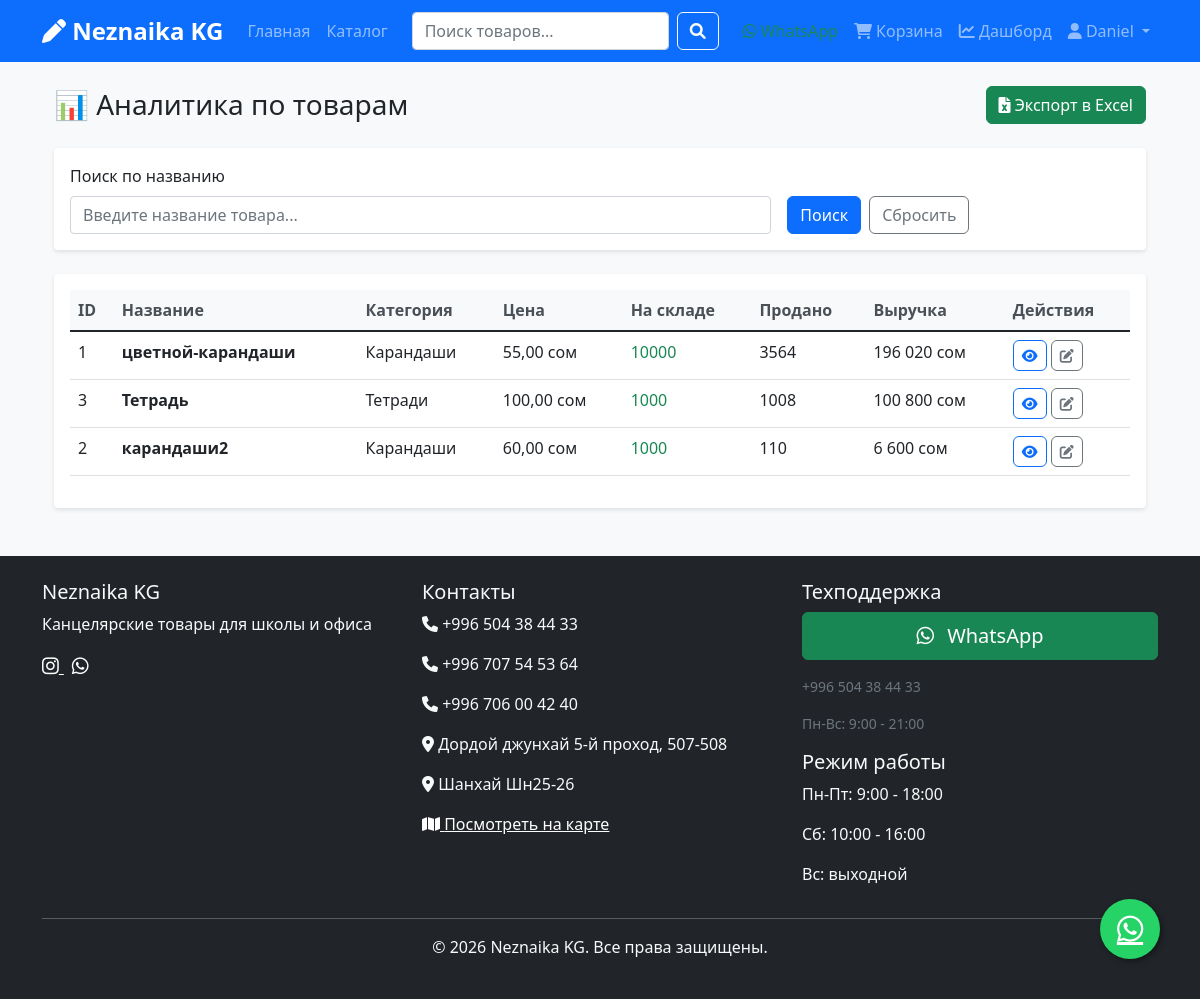
The app's page /dashboard/products/ (signed in) with its own data.
### shop/models.py (models this page shows, shortened)
class Product(models.Model):
    name = models.CharField(max_length=200, verbose_name="Название товара")
    slug = models.SlugField(max_length=200, unique=True, verbose_name="URL")
    description = models.TextField(verbose_name="Описание")
    price = models.DecimalField(max_digits=10, decimal_places=2, verbose_name="Цена")
    stock = models.PositiveIntegerField(default=0, verbose_name="Количество на складе")
    available = models.BooleanField(default=True, verbose_name="Доступен")
    category = models.ForeignKey(Category, on_delete=models.CASCADE, verbose_name="Категория")
    image = models.ImageField(upload_to='products/', blank=True, verbose_name="Изображение")
    image_data = models.TextField(blank=True, null=True, verbose_name="Изображение в Base64")
    created_at = models.DateTimeField(auto_now_add=True, verbose_name="Дата создания")
    updated_at = models.DateTimeField(auto_now=True, verbose_name="Дата обновления")
    class Meta:
        verbose_name = "Товар"
        verbose_name_plural = "Товары"
        ordering = ['-created_at']
    def get_absolute_url(self):
        return reverse('shop:product_detail', kwargs={'slug': self.slug})

class Category(models.Model):
    name = models.CharField(max_length=200, verbose_name="Название категории")
    slug = models.SlugField(max_length=200, unique=True, verbose_name="URL")
    description = models.TextField(blank=True, verbose_name="Описание")
    image = models.ImageField(upload_to='categories/', blank=True, verbose_name="Изображение")
    image_data = models.TextField(blank=True, null=True, verbose_name="Изображение в Base64")
    created_at = models.DateTimeField(auto_now_add=True, verbose_name="Дата создания")
    class Meta:
        verbose_name = "Конставар"
        verbose_name_plural = "Конставары"
        ordering = ['name']

### dashboard/views.py (the view)
# urls.py: path('products/', views.dashboard_products, name='products'),
@login_required
@user_passes_test(is_admin)
def dashboard_products(request):
    products = Product.objects.annotate(
        total_sold=Sum('orderitem__quantity'),
        total_revenue=Sum(F('orderitem__quantity') * F('orderitem__price'))
    ).order_by('-total_revenue')
    search = request.GET.get('search', '')
    if search:
        products = products.filter(name__icontains=search)
    from django.core.paginator import Paginator
    paginator = Paginator(products, 20)
    page = request.GET.get('page')
    products = paginator.get_page(page)
    context = {
        'products': products,
        'search': search,
    }
    return render(request, 'dashboard/products.html', context)

### dashboard/views.py (called while the page is built)
def is_admin(user):
    return user.is_authenticated and (user.is_staff or user.is_superuser)

### shop/context_processors.py (called while the page is built)
def shop_settings(request):
    return {
        'settings': {
            'SHOP_NAME': getattr(settings, 'SHOP_NAME', 'Магазин'),
            'SHOP_PHONE_1': getattr(settings, 'SHOP_PHONE_1', ''),
            'SHOP_PHONE_2': getattr(settings, 'SHOP_PHONE_2', ''),
            'SHOP_PHONE_3': getattr(settings, 'SHOP_PHONE_3', ''),
            'SHOP_INSTAGRAM': getattr(settings, 'SHOP_INSTAGRAM', '#'),
            'SHOP_ADDRESS_1': getattr(settings, 'SHOP_ADDRESS_1', ''),
            'SHOP_ADDRESS_2': getattr(settings, 'SHOP_ADDRESS_2', ''),
            'SHOP_MAP_URL': getattr(settings, 'SHOP_MAP_URL', '#'),
        }
    }

### templates/dashboard/products.html (shortened to what this page needs)
{% extends "base.html" %}
{% load static %}
{% load humanize %}
{% block content %}
<div class="container-fluid">
    <div class="d-flex justify-content-between align-items-center mb-4">
        <h1 class="h3 mb-0">📊 Аналитика по товарам</h1>
        <div class="d-flex align-items-center gap-2">
            <a href="{% url 'dashboard:export_products' %}" class="btn btn-success">
                <i class="fas fa-file-excel"></i> Экспорт в Excel
            </a>
        </div>
    </div>
    <div class="card mb-4">
        <div class="card-body">
            <form method="get" class="row g-3">
                <div class="col-md-8">
                    <label for="search" class="form-label">Поиск по названию</label>
                    <input type="text" name="search" id="search" class="form-control"
                           value="{{ search }}" placeholder="Введите название товара...">
                </div>
                <div class="col-md-4 d-flex align-items-end">
                    <button type="submit" class="btn btn-primary me-2">Поиск</button>
                    <a href="{% url 'dashboard:products' %}" class="btn btn-outline-secondary">Сбросить</a>
                </div>
            </form>
        </div>
    </div>
    <div class="card">
        <div class="card-body">
            <div class="table-responsive">
                <table class="table table-hover">
                    <thead class="table-light">
                        <tr>
                            <th>ID</th>
                            <th>Название</th>
                            <th>Категория</th>
                            <th>Цена</th>
                            <th>На складе</th>
                            <th>Продано</th>
                            <th>Выручка</th>
                            <th>Действия</th>
                        </tr>
                    </thead>
                    <tbody>
                        {% for product in products %}
                        <tr class="product-item">
                            <td>{{ product.id }}</td>
                            <td>
                                <strong>{{ product.name }}</strong>
                            </td>
                            <td>{{ product.category.name }}</td>
                            <td>{{ product.price|intcomma }} сом</td>
                            <td>
                                {% if product.stock > 0 %}
                                    <span class="text-success">{{ product.stock }}</span>
                                {% else %}
                                    <span class="text-danger">0</span>
                                {% endif %}
                            </td>
                            <td>{{ product.total_sold|default:0 }}</td>
                            <td>{{ product.total_revenue|default:0|intcomma }} сом</td>
                            <td>
                                <a href="{{ product.get_absolute_url }}" class="btn btn-sm btn-outline-primary" target="_blank">
                                    <i class="fas fa-eye"></i>
                                </a>
                                <a href="/admin/shop/product/{{ product.id }}/change/" class="btn btn-sm btn-outline-secondary" target="_blank">
                                    <i class="fas fa-edit"></i>
                                </a>
                            </td>
                        </tr>
                        {% empty %}
                        <tr>
                            <td colspan="9" class="text-center text-muted">Товары не найдены</td>
                        </tr>
                        {% endfor %}
                    </tbody>
                </table>
            </div>
        </div>
    </div>
</div>
{% endblock %}

### templates/base.html (shortened to what this page needs)
<!DOCTYPE html>
<html lang="ru">
<head>
    <link href="https://cdn.jsdelivr.net/npm/bootstrap@5.1.3/dist/css/bootstrap.min.css" rel="stylesheet">
    <link href="https://cdnjs.cloudflare.com/ajax/libs/font-awesome/6.0.0/css/all.min.css" rel="stylesheet">
    {% load static %}
    <link href="{% static 'css/style.css' %}" rel="stylesheet">
</head>
<body>
    <nav class="navbar navbar-expand-lg navbar-dark bg-primary">
        <div class="container">
            <a class="navbar-brand" href="{% url 'shop:home' %}">
                <i class="fas fa-pen"></i> {{ settings.SHOP_NAME }}
            </a>
            <div class="collapse navbar-collapse" id="navbarNav">
                <ul class="navbar-nav me-auto">
                    <li class="nav-item">
                        <a class="nav-link" href="{% url 'shop:home' %}">Главная</a>
                    </li>
                    <li class="nav-item">
                        <a class="nav-link" href="{% url 'shop:product_list' %}">Каталог</a>
                    </li>
                </ul>
                <form class="d-flex me-3" action="{% url 'shop:search' %}" method="get">
                    <input class="form-control me-2" type="search" name="q" placeholder="Поиск товаров..." aria-label="Search">
                    <button class="btn btn-outline-light" type="submit">
                        <i class="fas fa-search"></i>
                    </button>
                </form>
                <ul class="navbar-nav">
                    <li class="nav-item">
                        <a class="nav-link text-success" href="https://wa.me/996504384433" target="_blank">
                            <i class="fab fa-whatsapp"></i> WhatsApp
                        </a>
                    </li>
                    {% if user.is_authenticated %}
                        <li class="nav-item">
                            <a class="nav-link" href="{% url 'shop:cart_detail' %}">
                                <i class="fas fa-shopping-cart"></i>
                                Корзина
                            </a>
                        </li>
                        {% if user.is_staff or user.is_superuser %}
                        <li class="nav-item">
                            <a class="nav-link" href="{% url 'dashboard:home' %}">
                                <i class="fas fa-chart-line"></i> Дашборд
                            </a>
                        </li>
                        {% endif %}
                        <li class="nav-item dropdown">
                            <a class="nav-link dropdown-toggle" href="#" id="navbarDropdown" role="button" data-bs-toggle="dropdown">
                                <i class="fas fa-user"></i> {{ user.username }}
                            </a>
                        </li>
                    {% endif %}
                </ul>
            </div>
        </div>
    </nav>
    <main class="container mt-4">
        {% block content %}{% endblock %}
    </main>
    <footer class="bg-dark text-light mt-5 py-4">
        <div class="container">
            <div class="row">
                <div class="col-md-4">
                    <h5>{{ settings.SHOP_NAME }}</h5>
                    <p>Канцелярские товары для школы и офиса</p>
                    <div class="social-links">
                        <a href="{{ settings.SHOP_INSTAGRAM }}" class="text-white me-2" target="_blank">
                            <i class="fab fa-instagram"></i>
                        </a>
                        <a href="https://wa.me/996504384433" class="text-white me-2" target="_blank">
                            <i class="fab fa-whatsapp"></i>
                        </a>
                    </div>
                </div>
                <div class="col-md-4">
                    <h5>Контакты</h5>
                    <p><i class="fas fa-phone"></i> {{ settings.SHOP_PHONE_1 }}</p>
                    <p><i class="fas fa-phone"></i> {{ settings.SHOP_PHONE_2 }}</p>
                    <p><i class="fas fa-phone"></i> {{ settings.SHOP_PHONE_3 }}</p>
                    <p><i class="fas fa-map-marker-alt"></i> {{ settings.SHOP_ADDRESS_1 }}</p>
                    <p><i class="fas fa-map-marker-alt"></i> {{ settings.SHOP_ADDRESS_2 }}</p>
                    <p><a href="{{ settings.SHOP_MAP_URL }}" class="text-white" target="_blank">
                        <i class="fas fa-map"></i> Посмотреть на карте
                    </a></p>
                </div>
                <div class="col-md-4">
                    <h5>Техподдержка</h5>
                    <div class="mb-3">
                        <a href="https://wa.me/996504384433" class="btn btn-success btn-lg w-100" target="_blank">
                            <i class="fab fa-whatsapp me-2"></i> WhatsApp
                        </a>
                    </div>
                    <p class="small text-muted">{{ settings.SHOP_PHONE_1 }}</p>
                    <p class="small text-muted">Пн-Вс: 9:00 - 21:00</p>
                    <h5>Режим работы</h5>
                    <p>Пн-Пт: 9:00 - 18:00</p>
                    <p>Сб: 10:00 - 16:00</p>
                    <p>Вс: выходной</p>
                </div>
            </div>
            <hr>
            <div class="text-center">
                <p>&copy; 2026 {{ settings.SHOP_NAME }}. Все права защищены.</p>
            </div>
        </div>
    </footer>
    <a href="https://wa.me/996504384433" class="whatsapp-float" target="_blank">
        <i class="fab fa-whatsapp"></i>
    </a>
</body>
</html>

### static/css/style.css (style rules this page uses)
body { font-family: 'Segoe UI', Tahoma, Geneva, Verdana, sans-serif; background-color: #f8f9fa; }
.navbar-brand { font-weight: bold; font-size: 1.5rem; }
.card { transition: transform 0.2s, box-shadow 0.2s; border: none; box-shadow: 0 2px 4px rgba(0,0,0,0.1); }
.btn { border-radius: 6px; transition: all 0.2s; }
footer { margin-top: auto; }
.table th { border-top: none; font-weight: 600; color: #495057; }
.social-links a { font-size: 1.2rem; transition: color 0.2s; }
* { transition: color 0.2s, background-color 0.2s, border-color 0.2s; }

### templates/base.html (style rules this page uses)
.whatsapp-float { position: fixed; width: 60px; height: 60px; bottom: 40px; right: 40px; background-color: #25d366; color: #FFF; border-radius: 50px; text-align: center; font-size: 30px; box-shadow: 2px 2px 6px rgba(0,0,0,0.4); z-index: 1000; display: flex; align-items: center; justify-content: center; transition: all 0.3s ease; }

### records on screen
Product: id "1", name "цветной-карандаши", category.name "Карандаши", price "55,00", stock "10000", total_sold "3564", total_revenue "196 020"
Product: id "3", name "Тетрадь", category.name "Тетради", price "100,00", stock "1000", total_sold "1008", total_revenue "100 800"
Product: id "2", name "карандаши2", category.name "Карандаши", price "60,00", stock "1000", total_sold "110", total_revenue "6 600"

### other values on screen
{{ settings.SHOP_NAME }} "Neznaika KG"
{{ user.username }} "Daniel"
{{ settings.SHOP_PHONE_1 }} "+996 504 38 44 33"
{{ settings.SHOP_PHONE_2 }} "+996 707 54 53 64"
{{ settings.SHOP_PHONE_3 }} "+996 706 00 42 40"
{{ settings.SHOP_ADDRESS_1 }} "Дордой джунхай 5-й проход, 507-508"
{{ settings.SHOP_ADDRESS_2 }} "Шанхай Шн25-26"
